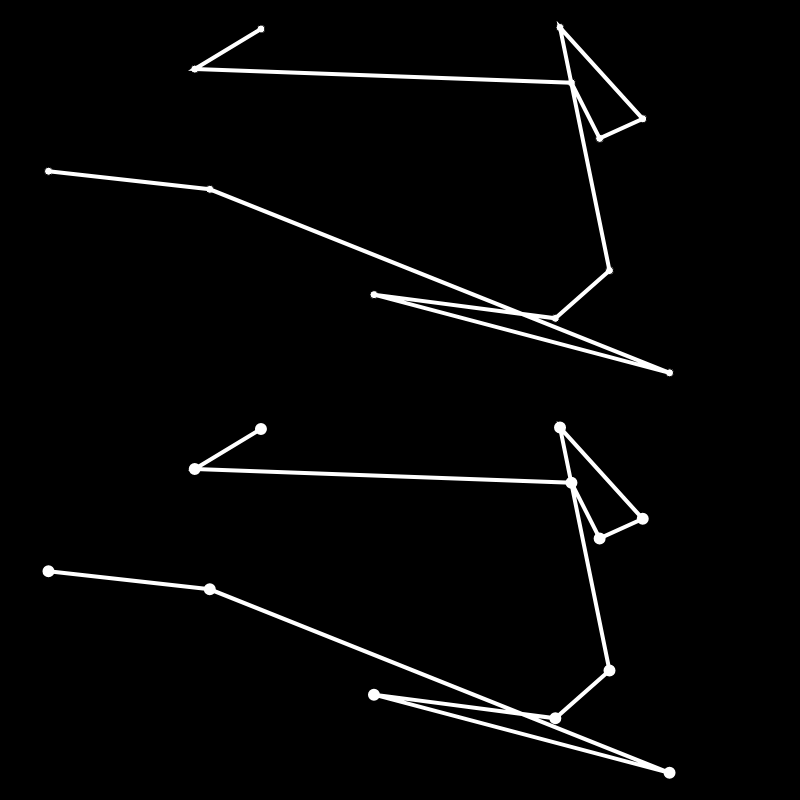
Frame 1 (no input)
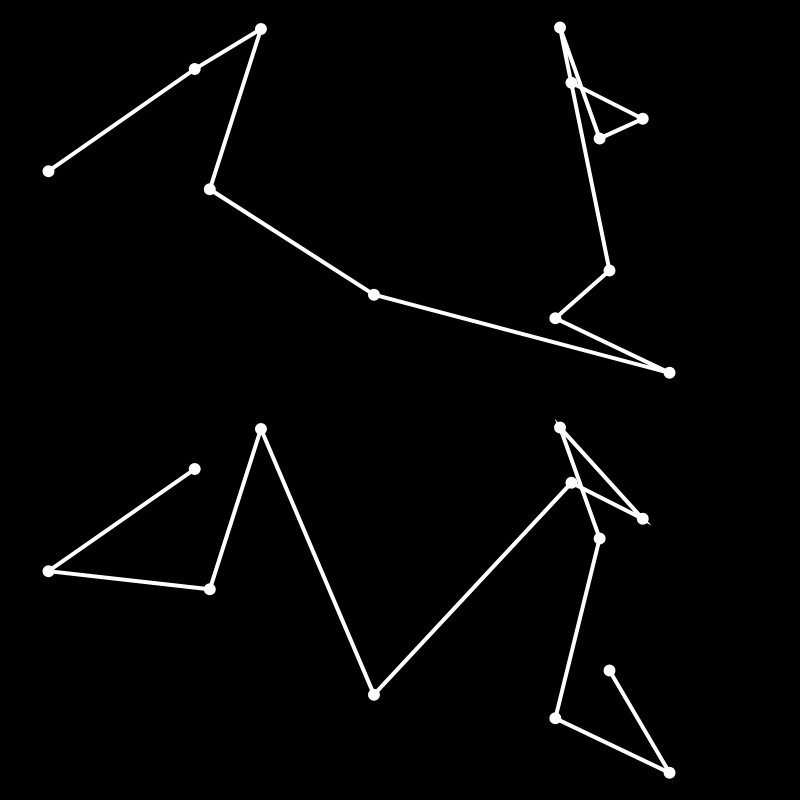
Frame 60 (no input)
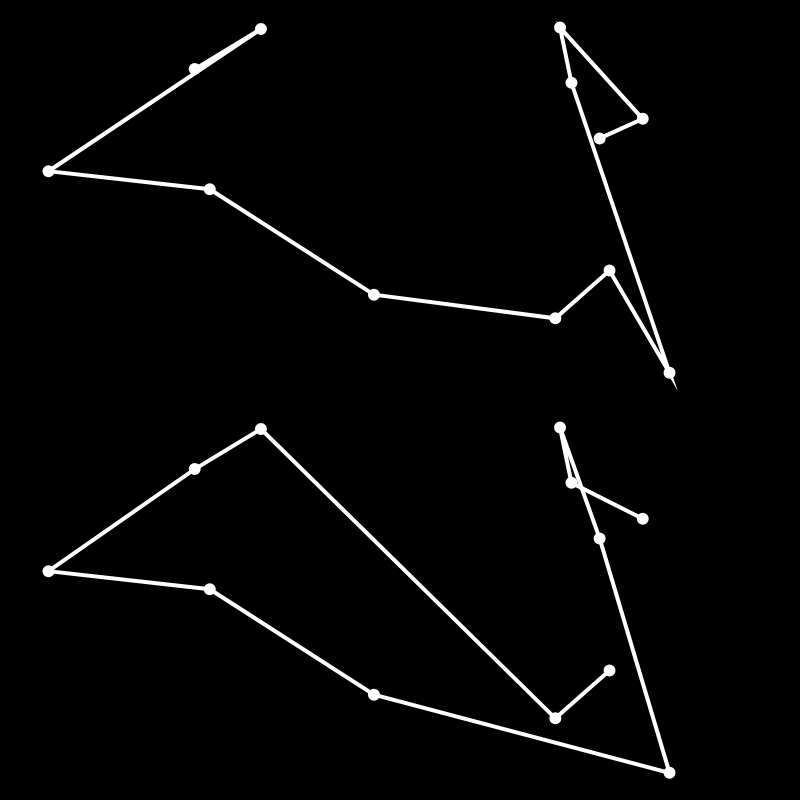
Frame 120 (the mouse pressed at the canvas centre since frame 60)

The p5.js sketch that drew these frames (run headless with seeded random() and noise() and a simulated clock; from frame 60 on, the mouse is pressed at the canvas centre):

// p5.js sketch
// ── sketch.js
var dots = [];
var totalDots = 12;
var minDist = Infinity;
var best;
var currentBest;

var popSize = 500;
var population = [];
var fitness = [];

var totalPermutatons;
var count = 0;

function setup() {
  createCanvas(800, 800);
  // frameRate(1);

  var order = [];

  for(var i = 0; i < totalDots; ++i){
    var v = createVector(random(width), random(height/2));
    dots[i] = v;
    order[i] = i;
  }

  for(var i = 0; i < popSize; ++i) {
    population[i] = shuffle(order);
  }

}

function draw() {
  background(0);

  //genetic algo
  //calculate fitness
  calculateFitness();
  //normalize the fitness values
  normalizeFitness();
  //create a new generation
  createGeneration();

  fill(255);
  for(var i = 0; i < dots.length; ++i){
    ellipse(dots[i].x, dots[i].y, 8, 8);
  }

  stroke(255, 255, 255);
  strokeWeight(4);
  noFill();
  beginShape();
  for(var i = 0; i < best.length; ++i){
    // var dotI = best[i];
    vertex(dots[best[i]].x, dots[best[i]].y);
  }
  endShape();

  translate(0, height / 2);
  fill(255);
  for(var i = 0; i < dots.length; ++i){
    ellipse(dots[i].x, dots[i].y, 8, 8);
  }
  stroke(255, 255, 255);
  strokeWeight(4);
  noFill();
  beginShape();
  for(var i = 0; i < currentBest.length; ++i){
    // var dotI = best[i];
    vertex(dots[currentBest[i]].x, dots[currentBest[i]].y);
  }
  endShape();
}

function swap(a, i, j) {
  var temp = a[i];
  a[i] = a[j];
  a[j] = temp;
}

function calcDistance(points, order) {
  var sum = 0;
  for(var i = 0; i < order.length - 1; ++i){
    var dotA = order[i];
    var dotB = order[i + 1];
    sum += dist(points[dotA].x, points[dotA].y, points[dotB].x, points[dotB].y);
  }
  return sum;
}
// ── ga.js
function calculateFitness() {

    var currentMinDist = Infinity;

    for(var i = 0; i < population.length; ++i) {
        var d = calcDistance(dots, population[i]);
        if(d < minDist) {
            minDist = d;
            best = population[i];
        }

        if(d < currentMinDist) {
            currentMinDist = d;
            currentBest = population[i];
        }
        //if the distance is large then it is not the best fit - less fitness. So, best way to map them is to
        //invert them. If the distance is higher, then fitness is lower and viceversa.
        fitness[i] = 1 / (d + 1);
    }
}

function normalizeFitness() {
    var sum = 0;
    for(var i = 0; i < fitness.length; ++i) {
        sum += fitness[i];
    }
    for(var i = 0; i < fitness.length; ++i) {
        fitness[i] = fitness[i] / sum;
    }
}

function createGeneration() {
    var newPopulation = [];
    for(var i = 0; i < population.length; ++i) {
        var orderA = pickOne(population, fitness);
        var orderB = pickOne(population, fitness);
        var order = crossOver(orderA, orderB);
        mutate(order, 0.1);
        newPopulation[i] = order;
    }
    population = newPopulation;
}

//interactive pool selection
//if there three items A, B and C with fitness 0.7, 0.2, 0.1 then percentage of picking A should be 70% from the
//pool. B - 20% and C - 10%.
/*
-----------------
|       A        | - 70%                                                    
|                |                                 
|                |                                 
|                |                                 
|       B        | - 20%                                
|                |                 
|       C        | - 10%
-----------------
*/
function pickOne(list, probability) {
    var index = 0;
    var r = random(1);
    while(r > 0) {
        r = r - probability[index];
        index++;
    }
    index--;
    return list[index].slice();
}

function mutate(list, mutationRate) {
    for(var i = 0; i < totalDots; ++i) {
        if(random(1) < mutationRate) {
            var indexA = floor(random(list.length));
            var indexB = (indexA + 1) % totalDots;
            swap(list, indexA, indexB);
        }
    }
}

//crossover of 2 random orders picked probably with more fitness
//if the orderA is [0, 1, 3, 2] and orderB is [2, 3, 0, 1]
//we select suppose 2 from orderA: let's select [1, 3, -, -]
//then from orderB we select remaining as in their order: [1, 3, 2, 0]
//new order is [1, 3, 2, 0]
function crossOver(orderA, orderB) {
    var start = floor(random(orderA.length));
    var end = floor(random(start + 1, orderA.length));
    
    var newOrder = orderA.slice(start, end);
    for(var i = 0; i < orderB.length; ++i) {
        var city = orderB[i];
        if(!newOrder.includes(city)) {
            newOrder.push(city);
        }
    }
    return newOrder;
}
